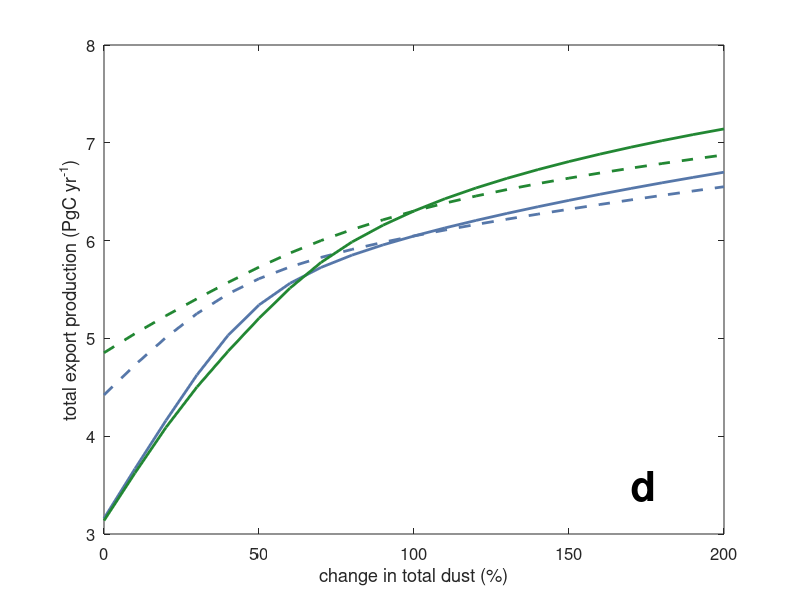
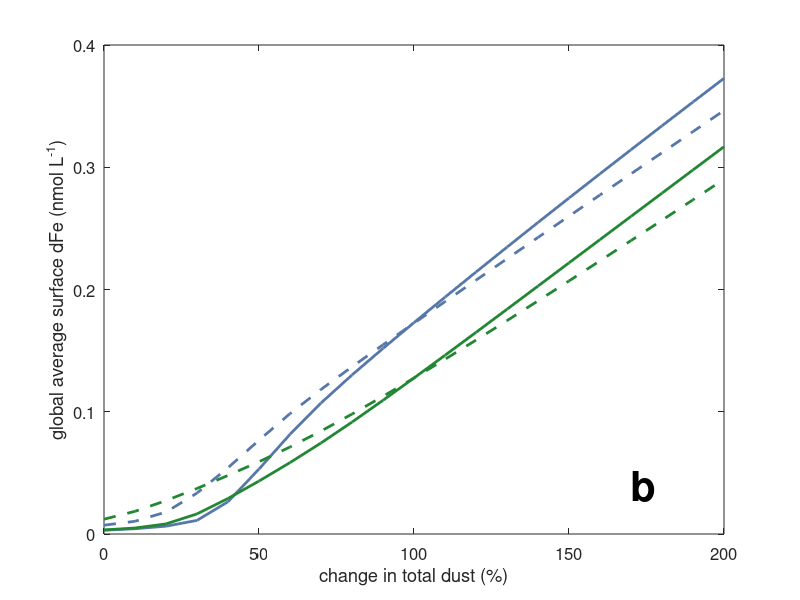
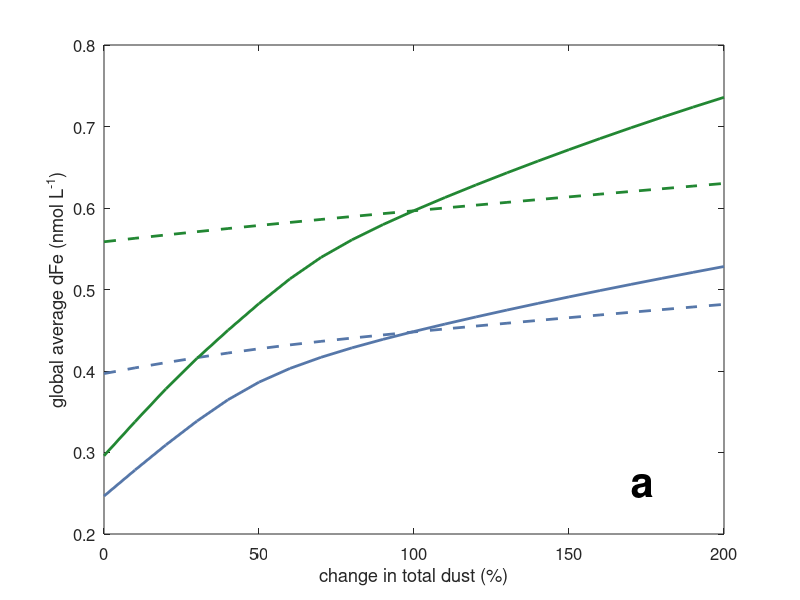
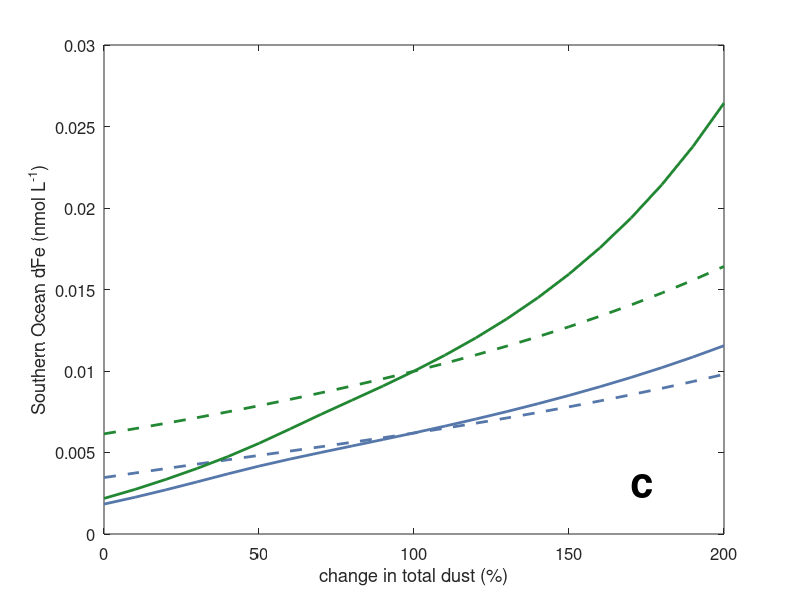

MATLAB code to generate these figures, in order:
%---------------------------------------------------------------------------------
% read output of feedback analysis for a combined plot for the different model versions
%---------------------------------------------------------------------------------

results1L = load('results/feedback_1L_dust.mat');
results1H = load('results/feedback_1H_dust.mat');
results2L = load('results/feedback_2L_dust.mat');
results2H = load('results/feedback_2H_dust.mat');

%---------------------------------------------------------------------------------
% define colors for the 'Bright' color scheme (https://personal.sron.nl/~pault/)
%---------------------------------------------------------------------------------
bpurple = [170, 51,119]/256;
bred    = [238,102,119]/256;
byellow = [204,187, 68]/256;
bgreen  = [ 34,136, 51]/256;
bcyan   = [102,204,238]/256;
bblue   = [ 86,119,170]/256;

%---------------------------------------------------------------------------------
% calculate feedback factors for runs 1L and 1H
%---------------------------------------------------------------------------------

ik0 = find(results1L.percentage==1);
f_export = (results1L.tot_export_run2(ik0+1) - results1L.tot_export_run2(ik0-1)) / ...
    (results1L.tot_export_run1(ik0+1) - results1L.tot_export_run1(ik0-1));
f_surf_fe = (results1L.surf_fe_run2(ik0+1) - results1L.surf_fe_run2(ik0-1)) / ...
    (results1L.surf_fe_run1(ik0+1) - results1L.surf_fe_run1(ik0-1));
f_av_fe = (results1L.av_fe_run2(ik0+1) - results1L.av_fe_run2(ik0-1)) / ...
    (results1L.av_fe_run1(ik0+1) - results1L.av_fe_run1(ik0-1));
f_SO_fe = (results1L.SO_fe_run2(ik0+1) - results1L.SO_fe_run2(ik0-1)) / ...
    (results1L.SO_fe_run1(ik0+1) - results1L.SO_fe_run1(ik0-1));

fprintf('feedback factors and gains 1L \n')
fprintf('dFe (average): f =%5.2f g =%5.2f\n',f_av_fe,((f_av_fe-1)/f_av_fe))
fprintf('dFe (surface): f =%5.2f g =%5.2f\n',f_surf_fe,((f_surf_fe-1)/f_surf_fe))
fprintf('dFe (S.Ocean): f =%5.2f g =%5.2f\n',f_SO_fe,((f_SO_fe-1)/f_SO_fe))
fprintf('Export       : f =%5.2f g =%5.2f\n',f_export,((f_export-1)/f_export))

ik0 = find(results1H.percentage==1);
f_export = (results1H.tot_export_run2(ik0+1) - results1H.tot_export_run2(ik0-1)) / ...
    (results1H.tot_export_run1(ik0+1) - results1H.tot_export_run1(ik0-1));
f_surf_fe = (results1H.surf_fe_run2(ik0+1) - results1H.surf_fe_run2(ik0-1)) / ...
    (results1H.surf_fe_run1(ik0+1) - results1H.surf_fe_run1(ik0-1));
f_av_fe = (results1H.av_fe_run2(ik0+1) - results1H.av_fe_run2(ik0-1)) / ...
    (results1H.av_fe_run1(ik0+1) - results1H.av_fe_run1(ik0-1));
f_SO_fe = (results1H.SO_fe_run2(ik0+1) - results1H.SO_fe_run2(ik0-1)) / ...
    (results1H.SO_fe_run1(ik0+1) - results1H.SO_fe_run1(ik0-1));

fprintf('feedback factors and gains 1H\n')
fprintf('dFe (average): f =%5.2f g =%5.2f\n',f_av_fe,((f_av_fe-1)/f_av_fe))
fprintf('dFe (surface): f =%5.2f g =%5.2f\n',f_surf_fe,((f_surf_fe-1)/f_surf_fe))
fprintf('dFe (S.Ocean): f =%5.2f g =%5.2f\n',f_SO_fe,((f_SO_fe-1)/f_SO_fe))
fprintf('Export       : f =%5.2f g =%5.2f\n',f_export,((f_export-1)/f_export))

%---------------------------------------------------------------------------------
% calculate feedback factors for runs 2L and 2H
%---------------------------------------------------------------------------------

ik0 = find(results2L.percentage==1);
f_export = (results2L.tot_export_run2(ik0+1) - results2L.tot_export_run2(ik0-1)) / ...
    (results2L.tot_export_run1(ik0+1) - results2L.tot_export_run1(ik0-1));
f_surf_fe = (results2L.surf_fe_run2(ik0+1) - results2L.surf_fe_run2(ik0-1)) / ...
    (results2L.surf_fe_run1(ik0+1) - results2L.surf_fe_run1(ik0-1));
f_av_fe = (results2L.av_fe_run2(ik0+1) - results2L.av_fe_run2(ik0-1)) / ...
    (results2L.av_fe_run1(ik0+1) - results2L.av_fe_run1(ik0-1));
f_SO_fe = (results2L.SO_fe_run2(ik0+1) - results2L.SO_fe_run2(ik0-1)) / ...
    (results2L.SO_fe_run1(ik0+1) - results2L.SO_fe_run1(ik0-1));

fprintf('feedback factors and gains 2L \n')
fprintf('dFe (average): f =%5.2f g =%5.2f\n',f_av_fe,((f_av_fe-1)/f_av_fe))
fprintf('dFe (surface): f =%5.2f g =%5.2f\n',f_surf_fe,((f_surf_fe-1)/f_surf_fe))
fprintf('dFe (S.Ocean): f =%5.2f g =%5.2f\n',f_SO_fe,((f_SO_fe-1)/f_SO_fe))
fprintf('Export       : f =%5.2f g =%5.2f\n',f_export,((f_export-1)/f_export))

ik0 = find(results2H.percentage==1);
f_export = (results2H.tot_export_run2(ik0+1) - results2H.tot_export_run2(ik0-1)) / ...
    (results2H.tot_export_run1(ik0+1) - results2H.tot_export_run1(ik0-1));
f_surf_fe = (results2H.surf_fe_run2(ik0+1) - results2H.surf_fe_run2(ik0-1)) / ...
    (results2H.surf_fe_run1(ik0+1) - results2H.surf_fe_run1(ik0-1));
f_av_fe = (results2H.av_fe_run2(ik0+1) - results2H.av_fe_run2(ik0-1)) / ...
    (results2H.av_fe_run1(ik0+1) - results2H.av_fe_run1(ik0-1));
f_SO_fe = (results2H.SO_fe_run2(ik0+1) - results2H.SO_fe_run2(ik0-1)) / ...
    (results2H.SO_fe_run1(ik0+1) - results2H.SO_fe_run1(ik0-1));

fprintf('feedback factors and gains 2H\n')
fprintf('dFe (average): f =%5.2f g =%5.2f\n',f_av_fe,((f_av_fe-1)/f_av_fe))
fprintf('dFe (surface): f =%5.2f g =%5.2f\n',f_surf_fe,((f_surf_fe-1)/f_surf_fe))
fprintf('dFe (S.Ocean): f =%5.2f g =%5.2f\n',f_SO_fe,((f_SO_fe-1)/f_SO_fe))
fprintf('Export       : f =%5.2f g =%5.2f\n',f_export,((f_export-1)/f_export))

%---------------------------------------------------------------------------------
% make a plot of the linearized and the nonlinear reaction for the cases with one ligand
%---------------------------------------------------------------------------------

figure(1)
h1 = plot(results1L.percentage*100, results1L.tot_export_run1);
set(h1,'LineWidth',2,'Color',bblue,'LineStyle','--')
hold on
h2 = plot(results1L.percentage*100, results1L.tot_export_run2);
set(h2,'LineWidth',2,'Color',bblue)
h3 = plot(results1H.percentage*100, results1H.tot_export_run1);
set(h3,'LineWidth',2,'Color',bgreen,'LineStyle','--')
h4 = plot(results1H.percentage*100, results1H.tot_export_run2);
set(h4,'LineWidth',2,'Color',bgreen)
set(gca,'FontSize',12)
xlabel('change in total dust (%)')
ylabel('total export production (PgC yr^{-1})')
xl  = get(gca,'XLim');
yl  = get(gca,'YLim');
xpos = xl(1) + 0.85*(xl(2) - xl(1));
ypos = yl(1) + 0.1 *(yl(2) - yl(1));
ht = text(xpos,ypos,'d');
set(ht,'Fontweight','b','FontSize',30)
print('feedback_1lig_dust_export.png','-dpng')

figure(2)
h1 = plot(results1L.percentage*100, results1L.surf_fe_run1);
set(h1,'LineWidth',2,'Color',bblue,'LineStyle','--')
hold on
h2 = plot(results1L.percentage*100, results1L.surf_fe_run2);
set(h2,'LineWidth',2,'Color',bblue)
h3 = plot(results1H.percentage*100, results1H.surf_fe_run1);
set(h3,'LineWidth',2,'Color',bgreen,'LineStyle','--')
h4 = plot(results1H.percentage*100, results1H.surf_fe_run2);
set(h4,'LineWidth',2,'Color',bgreen)
set(gca,'FontSize',12)
xlabel('change in total dust (%)')
ylabel('global average surface dFe (nmol L^{-1})')
xl  = get(gca,'XLim');
yl  = get(gca,'YLim');
xpos = xl(1) + 0.85*(xl(2) - xl(1));
ypos = yl(1) + 0.1 *(yl(2) - yl(1));
ht = text(xpos,ypos,'b');
set(ht,'Fontweight','b','FontSize',30)
print('feedback_1lig_dust_surf_fe.png','-dpng')

figure(3)
h1 = plot(results1L.percentage*100, results1L.av_fe_run1);
set(h1,'LineWidth',2,'Color',bblue,'LineStyle','--')
hold on
h2 = plot(results1L.percentage*100, results1L.av_fe_run2);
set(h2,'LineWidth',2,'Color',bblue)
h3 = plot(results1H.percentage*100, results1H.av_fe_run1);
set(h3,'LineWidth',2,'Color',bgreen,'LineStyle','--')
h4 = plot(results1H.percentage*100, results1H.av_fe_run2);
set(h4,'LineWidth',2,'Color',bgreen)
set(gca,'FontSize',12)
xlabel('change in total dust (%)')
ylabel('global average dFe (nmol L^{-1})')
xl  = get(gca,'XLim');
yl  = get(gca,'YLim');
xpos = xl(1) + 0.85*(xl(2) - xl(1));
ypos = yl(1) + 0.1 *(yl(2) - yl(1));
ht = text(xpos,ypos,'a');
set(ht,'Fontweight','b','FontSize',30)
print('feedback_1lig_dust_ave_fe.png','-dpng')

figure(4)
h1 = plot(results1L.percentage*100, results1L.SO_fe_run1);
set(h1,'LineWidth',2,'Color',bblue,'LineStyle','--')
hold on
h2 = plot(results1L.percentage*100, results1L.SO_fe_run2);
set(h2,'LineWidth',2,'Color',bblue)
h3 = plot(results1H.percentage*100, results1H.SO_fe_run1);
set(h3,'LineWidth',2,'Color',bgreen,'LineStyle','--')
h4 = plot(results1H.percentage*100, results1H.SO_fe_run2);
set(h4,'LineWidth',2,'Color',bgreen)
set(gca,'FontSize',12)
xlabel('change in total dust (%)')
ylabel('Southern Ocean dFe (nmol L^{-1})')
xl  = get(gca,'XLim');
yl  = get(gca,'YLim');
xpos = xl(1) + 0.85*(xl(2) - xl(1));
ypos = yl(1) + 0.1 *(yl(2) - yl(1));
ht = text(xpos,ypos,'c');
set(ht,'Fontweight','b','FontSize',30)
print('feedback_1lig_dust_SO_fe.png','-dpng')

%---------------------------------------------------------------------------------
% now the linearized and the nonlinear reaction for the cases with two ligands
%---------------------------------------------------------------------------------

figure(5)
h1 = plot(results2L.percentage*100, results2L.tot_export_run1);
set(h1,'LineWidth',2,'Color',bcyan,'LineStyle','--')
hold on
h2 = plot(results2L.percentage*100, results2L.tot_export_run2);
set(h2,'LineWidth',2,'Color',bcyan)
h3 = plot(results2H.percentage*100, results2H.tot_export_run1);
set(h3,'LineWidth',2,'Color',byellow,'LineStyle','--')
h4 = plot(results2H.percentage*100, results2H.tot_export_run2);
set(h4,'LineWidth',2,'Color',byellow)
set(gca,'FontSize',12)
xlabel('change in total dust (%)')
ylabel('total export production (PgC yr^{-1})')
xl  = get(gca,'XLim');
yl  = get(gca,'YLim');
xpos = xl(1) + 0.85*(xl(2) - xl(1));
ypos = yl(1) + 0.1 *(yl(2) - yl(1));
ht = text(xpos,ypos,'d');
set(ht,'Fontweight','b','FontSize',30)
print('feedback_2lig_dust_export.png','-dpng')

figure(6)
h1 = plot(results2L.percentage*100, results2L.surf_fe_run1);
set(h1,'LineWidth',2,'Color',bcyan,'LineStyle','--')
hold on
h2 = plot(results2L.percentage*100, results2L.surf_fe_run2);
set(h2,'LineWidth',2,'Color',bcyan)
h3 = plot(results2H.percentage*100, results2H.surf_fe_run1);
set(h3,'LineWidth',2,'Color',byellow,'LineStyle','--')
h4 = plot(results2H.percentage*100, results2H.surf_fe_run2);
set(h4,'LineWidth',2,'Color',byellow)
set(gca,'FontSize',12)
xlabel('change in total dust (%)')
ylabel('global average surface dFe (nmol L^{-1})')
xl  = get(gca,'XLim');
yl  = get(gca,'YLim');
xpos = xl(1) + 0.85*(xl(2) - xl(1));
ypos = yl(1) + 0.1 *(yl(2) - yl(1));
ht = text(xpos,ypos,'b');
set(ht,'Fontweight','b','FontSize',30)
print('feedback_2lig_dust_surf_fe.png','-dpng')

figure(7)
h1 = plot(results2L.percentage*100, results2L.av_fe_run1);
set(h1,'LineWidth',2,'Color',bcyan,'LineStyle','--')
hold on
h2 = plot(results2L.percentage*100, results2L.av_fe_run2);
set(h2,'LineWidth',2,'Color',bcyan)
h3 = plot(results2H.percentage*100, results2H.av_fe_run1);
set(h3,'LineWidth',2,'Color',byellow,'LineStyle','--')
h4 = plot(results2H.percentage*100, results2H.av_fe_run2);
set(h4,'LineWidth',2,'Color',byellow)
set(gca,'FontSize',12)
xlabel('change in total dust (%)')
ylabel('global average dFe (nmol L^{-1})')
xl  = get(gca,'XLim');
yl  = get(gca,'YLim');
xpos = xl(1) + 0.85*(xl(2) - xl(1));
ypos = yl(1) + 0.1 *(yl(2) - yl(1));
ht = text(xpos,ypos,'a');
set(ht,'Fontweight','b','FontSize',30)
print('feedback_2lig_dust_ave_fe.png','-dpng')

figure(8)
h1 = plot(results2L.percentage*100, results2L.SO_fe_run1);
set(h1,'LineWidth',2,'Color',bcyan,'LineStyle','--')
hold on
h2 = plot(results2L.percentage*100, results2L.SO_fe_run2);
set(h2,'LineWidth',2,'Color',bcyan)
h3 = plot(results2H.percentage*100, results2H.SO_fe_run1);
set(h3,'LineWidth',2,'Color',byellow,'LineStyle','--')
h4 = plot(results2H.percentage*100, results2H.SO_fe_run2);
set(h4,'LineWidth',2,'Color',byellow)
set(gca,'FontSize',12)
xlabel('change in total dust (%)')
ylabel('Southern Ocean dFe (nmol L^{-1})')
xl  = get(gca,'XLim');
yl  = get(gca,'YLim');
xpos = xl(1) + 0.85*(xl(2) - xl(1));
ypos = yl(1) + 0.1 *(yl(2) - yl(1));
ht = text(xpos,ypos,'c');
set(ht,'Fontweight','b','FontSize',30)
print('feedback_2lig_dust_SO_fe.png','-dpng')

